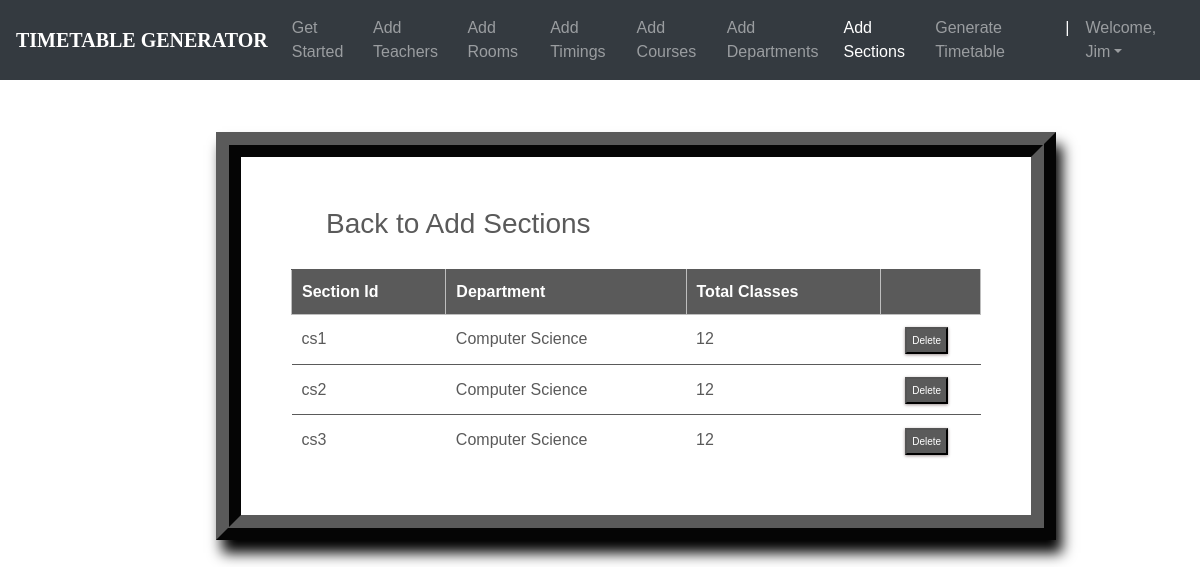
/sections_list/ (signed in), run on the app's committed database.
### ttgen/models.py (models this page shows, shortened)
class Section(models.Model):
    section_id = models.CharField(max_length=25, primary_key=True)
    department = models.ForeignKey(Department, on_delete=models.CASCADE)
    num_class_in_week = models.IntegerField(default=0)
    course = models.ForeignKey(Course, on_delete=models.CASCADE, blank=True, null=True)
    meeting_time = models.ForeignKey(MeetingTime, on_delete=models.CASCADE, blank=True, null=True)
    room = models.ForeignKey(Room, on_delete=models.CASCADE, blank=True, null=True)
    instructor = models.ForeignKey(Instructor, on_delete=models.CASCADE, blank=True, null=True)

class Department(models.Model):
    dept_name = models.CharField(max_length=50)
    courses = models.ManyToManyField(Course)
    def __str__(self):
        return self.dept_name

### ttgen/views.py (the view)
# urls.py: path('sections_list/', views.section_list, name='editsection'),
@login_required
def section_list(request):
    context = {
        'sections': Section.objects.all()
    }
    return render(request, 'seclist.html', context)

### templates/seclist.html (shortened to what this page needs)
<!DOCTYPE html>
<html lang="en">
<head>
	<link rel="stylesheet" href="https://maxcdn.bootstrapcdn.com/bootstrap/4.0.0/css/bootstrap.min.css">
    <link rel="stylesheet" type="text/css" href="static/css/index.css">
</head>
<body>
        <header>
			<nav class="navbar navbar-expand-md navbar-dark fixed-top bg-dark">
                <a class="navbar-brand" href="#"><b>TIMETABLE GENERATOR</b></a>
                <div class="collapse navbar-collapse" id="navbarCollapse">
                    <ul class="navbar-nav ml-auto">
                    <li class="nav-item">
                        <a class="nav-link" href="{% url 'admindash' %}">Get Started</a>
                    </li>
                    <li class="nav-item">
                        <a class="nav-link" href="{% url 'addInstructors' %}">Add Teachers</a>
                    </li>
                    <li class="nav-item">
                        <a class="nav-link" href="{% url 'addRooms' %}">Add Rooms</a>
                    </li>
                    <li class="nav-item">
		                <a class="nav-link" href="{% url 'addTimings' %}">Add Timings</a>
		            </li>
                    <li class="nav-item">
                        <a class="nav-link" href="{% url 'addCourses' %}">Add Courses</a>
                    </li>
                    <li class="nav-item">
			            <a class="nav-link" href="{% url 'addDepts' %}">Add Departments</a>
		            </li>
                    <li class="nav-item active">
			            <a class="nav-link" href="{% url 'addSections' %}">Add Sections</a>
		            </li>
                    <li class="nav-item">
			            <a class="nav-link" href="{% url 'generate' %}">Generate Timetable</a>
		            </li>
                    <li class="nav-item active">
			            <a class="nav-link">|</a>
		            </li>
                    <li class="nav-item dropdown">
		                <a class="nav-link dropdown-toggle" href="#" id="dropdown03" data-toggle="dropdown" aria-haspopup="true" aria-expanded="false">Welcome, {{ user.first_name }}</a>
		            </li>
                    </ul>
                </div>
            </nav>
        </header>
        <br><br>
    {% block content %}
{% load static %}
<fieldset class="fieldset">
    <a href="{% url 'addSections'%}"><h1 class="tablink" onclick="openPage('new')" id="defaultOpen">Back to Add Sections</h1></a>
    <div class="tabcontent" id="edit">
        <table class="table1">
            <thead>
            <tr class="table-headers">
            <th>Section Id</th>
            <th>Department</th>
            <th>Total Classes</th>
            <th  class="empty"></th>
            </tr>
            </thead>
            <tbody>
            {% for sec in sections %}
            <tr>
             <td>{{sec.section_id}}</td>
             <td>{{sec.department}}</td>
             <td>{{sec.num_class_in_week }}</td>
             <td class="empty">
                <form action="{% url 'deletesection' sec.section_id %}" method="post">
                        <input type="submit" value="Delete" class="cross">
                </form>
             </td>
             </tr>
            {% endfor %}
            </tbody>
        </table>
    </div>
</fieldset>
{% endblock %}

### static/css/index.css (style rules this page uses)
body { padding-top: 3rem; padding-bottom: 3rem; color: #5a5a5a; font-family: 'Poppins', sans-serif; overflow-x: hidden; }
nav { font-family: sans-serif; }
.navbar-brand { font-size: 20px; font-family: Georgia, 'Times New Roman', Times, serif; }

### templates/seclist.html (style rules this page uses)
nav { font-family: sans-serif; }
.navbar-brand { font-size: 20px; font-family: Georgia, 'Times New Roman', Times, serif; }
* { margin: 0; padding: 0; box-sizing: border-box; }
html { scroll-behavior: smooth; }
a { text-decoration:none; }
form { margin-top: 3%; margin-left: 18%; margin-right: 12%; }
fieldset h1 { color: #5a5a5a; padding-bottom: 20px; margin-left: 35px; display: inline-block; cursor: pointer; font-size: 28px; }
fieldset input { padding:8px; color: #938c8c }
.table2 td, th { border: 1px solid rgb(190,190,190); padding: 10px 20px; }
.table1 { width: 100%; border-collapse: collapse; text-align: left; overflow: hidden; }
.table1 td, th { border-top: 1px solid #5a5a5a; padding: 10px; }
.table1 th { background-color: #5a5a5a; color: #fff; }
.cross { font-size:10px; box-shadow: 0px 1px 3px 0px #9e9292; padding: 4px 5px; color: #fff; background-color: #5a5a5a; cursor: pointer; }
.fieldset { margin-top: 3%; margin-left: 18%; margin-right: 12%; padding: 50px; border-width: 25px; border-style: ridge; border-color: #5a5a5a; box-shadow: 6px 13px 13px 0px black; background-color: #fff; }

### data on the page
Section: section_id "cs1", department "Computer Science", num_class_in_week "12"
Section: section_id "cs2", department "Computer Science", num_class_in_week "12"
Section: section_id "cs3", department "Computer Science", num_class_in_week "12"

### other printed values
{{ user.first_name }} "Jim"
